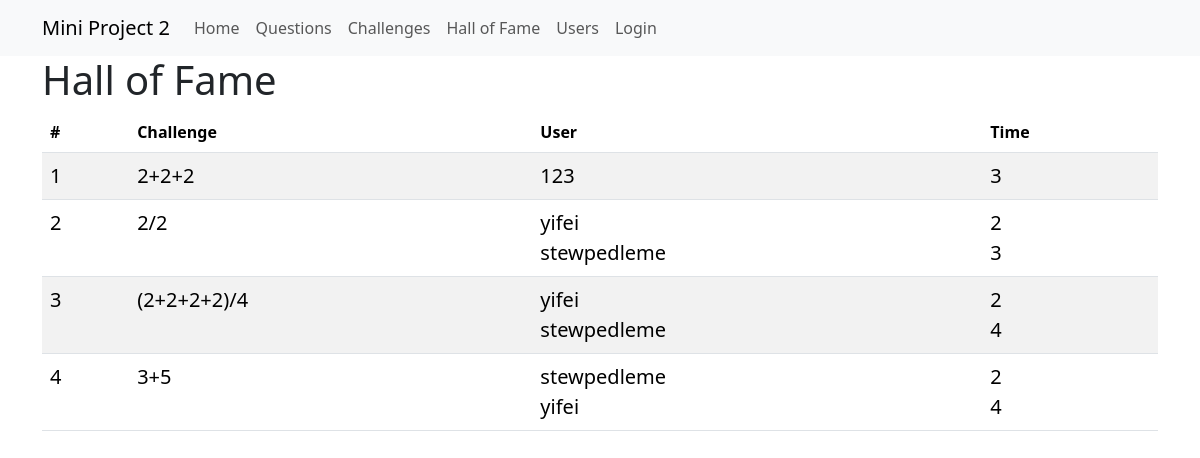
The app's page /halloffame with its own data.
### app/models.py (models this page shows, shortened)
class Question(db.Model):
	__tablename__ = 'question'
	id = db.Column(db.Integer, primary_key=True)
	expression = db.Column(db.String(255))
	answer = db.Column(db.Integer)
	author = db.Column(db.Integer, db.ForeignKey('user.id'))
	challenge = db.relationship("Challenge", uselist=False, back_populates="question")

class TimeRecord(db.Model):
	__tablename__ = 'timerecord'
	id = db.Column(db.Integer, primary_key=True)
	elapsed_time = db.Column(db.Integer)
	challenge_id = db.Column(db.Integer, db.ForeignKey('challenge.id'))
	user_id = db.Column(db.Integer, db.ForeignKey('user.id'))

class User(UserMixin, db.Model):
	__tablename__ = 'user'
	id = db.Column(db.Integer, primary_key=True)
	username = db.Column(db.String(64), index=True, unique=True)
	password_hash = db.Column(db.String(128))
	questions = db.relationship('Question', backref='from_user',
								lazy='dynamic')
	challenges = db.relationship('Challenge', secondary=association_table,
								backref=db.backref('to_user'),
								lazy='dynamic')
	records = db.relationship('TimeRecord',
								backref=db.backref('user_challenge'),
								lazy='dynamic')

### app/routes.py (the view)
@application.route('/halloffame')
def halloffame():
	challenges = Challenge.query.all()
	records = { c.id:get_smallest_three(c) for c in challenges}
	print(records)
	return render_template('halloffame.html', title="Hall of Fame",
							challenges=challenges,
							records=records)

### app/serverlibrary.py (called while the page is built)
def merge(array, p, q, r, byfunc):
    n_left = q - p
    n_right = r - q
    left_array=array[p:q]
    right_array=array[q:r]
    left_idx = 0
    right_idx = 0
    dest_idx = p
    while (left_idx < n_left) and (right_idx < n_right):
        if (byfunc(left_array[left_idx]) <= byfunc(right_array[right_idx])):
            array[dest_idx]=left_array[left_idx]
            left_idx = left_idx + 1
        else:
            array[dest_idx]=right_array[right_idx]
            right_idx = right_idx + 1
        dest_idx = dest_idx + 1
    while (left_idx < n_left):
        array[dest_idx] = left_array[left_idx]
        left_idx = left_idx + 1
        dest_idx = dest_idx + 1
    while (right_idx < n_right):
        array[dest_idx] = right_array[right_idx]
        right_idx = right_idx + 1
        dest_idx = dest_idx + 1
    return None

def mergesort_recursive(array, p, r,byfunc):
    q = math.ceil((p+r)/2)
    num_of_ele_in_array=r-p
    if( num_of_ele_in_array <= 1 ):
        return None
    else:
        if num_of_ele_in_array > 1:
            mergesort_recursive(array,p,q,byfunc)
            mergesort_recursive(array,q,r,byfunc)
            merge(array,p,q,r,byfunc)
    return None

def mergesort(array, byfunc=lambda item: item):
    p = 0
    r = len(array)
    mergesort_recursive(array,p,r,byfunc)
    return None

def get_smallest_three(challenge):
  records = challenge.records
  times = [r for r in records]
  mergesort(times, lambda x: x.elapsed_time)
  return times[:3]

### app/templates/halloffame.html
{% extends "base.html" %}
{% block app_content %}
<h1>Hall of Fame</h1>
<table class="table table-striped" >
  <thead>
    <tr>
      <th scope="col" >#</th>
      <th scope="col" >Challenge</th>
      <th scope="col" >User</th>
      <th scope="col" class="text-right" >Time</th>
    </tr>
  </thead>
  <tbody>
  {% for idx in range(challenges|length) %}
  	<tr>
      <th scope="row" class="lead">{{ idx+1 }}</th>
      <td class="lead">
      	{{ challenges[idx].question.expression }}
      </td>
      <td class="lead">
      	{% for r in records[challenges[idx].id] %}{{ r.user_challenge.username}}<br>{% endfor %}
      </td>
      <td class="text-right lead">
        {% for r in records[challenges[idx].id] %}{{ r.elapsed_time}}<br>{% endfor %}
      </td>
    </tr>
  {% endfor %}
  </tbody>
</table>
{% endblock %}

### app/templates/base.html (shortened to what this page needs)
<!doctype html>
<html lang="en">
  <head>
    {% block head %}
    {% block styles %}
      {{ bootstrap.load_css() }}
    {% endblock %}
    {% endblock %}
  </head>
  <body>
    {% block navbar %}
      <nav class="navbar  navbar-expand-lg navbar-light bg-light">
        <div class="container">
            <a class="navbar-brand" href="{{ url_for('index') }}">Mini Project 2</a>
          <div class="collapse navbar-collapse" id="bs-example-navbar-collapse-1">
            <ul class="navbar-nav mr-auto">
              <li class="nav-item"><a class="nav-link" href="{{ url_for('index') }}">Home</a></li>
              <li class="nav-item"><a class="nav-link" href="{{ url_for('questions') }}">Questions</a></li>
              <li class="nav-item"><a class="nav-link" href="{{ url_for('challenges') }}">Challenges</a></li>
              <li class="nav-item"><a class="nav-link" href="{{ url_for('halloffame') }}">Hall of Fame</a></li>
              <li class="nav-item"><a class="nav-link" href="{{ url_for('users') }}">Users</a></li>
            </ul>
            <ul class="navbar-nav navbar-right">
              {% if current_user.is_anonymous %}
              <li class="nav-item"><a class="nav-link" href="{{ url_for('login') }}">Login</a></li>
              {% else %}
              <li class="nav-item"><a class="nav-link" href="{{ url_for('logout') }}">Logout</a></li>
              {% endif %}
            </ul>
          </div>
        </div>
      </nav>
    {% endblock %}
    {% block content %}
      <div class="container">
        {% block app_content %}{% endblock %}
      </div>
    {% endblock %}
  </body>
</html>

### records on screen
Question: expression "2+2+2"
TimeRecord: user_challenge.username "123", elapsed_time "3"
Question: expression "2/2"
TimeRecord: user_challenge.username "yifei", elapsed_time "2"
TimeRecord: user_challenge.username "stewpedleme", elapsed_time "3"
Question: expression "(2+2+2+2)/4"
TimeRecord: user_challenge.username "yifei", elapsed_time "2"
TimeRecord: user_challenge.username "stewpedleme", elapsed_time "4"
Question: expression "3+5"
TimeRecord: user_challenge.username "stewpedleme", elapsed_time "2"
TimeRecord: user_challenge.username "yifei", elapsed_time "4"

### other values on screen
{{ idx+1 }} "1" "2" "3" "4"
